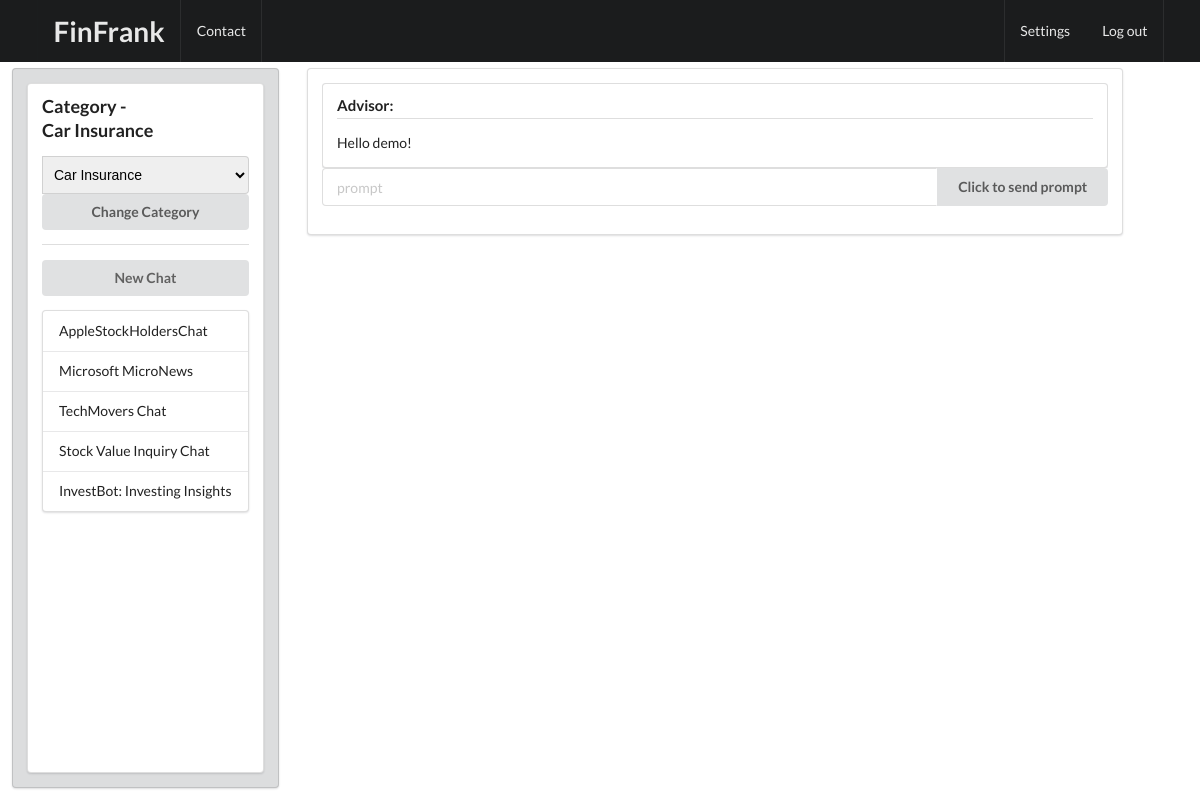
Page /new_chat/Car Insurance/ (signed in) on the earlier database version.
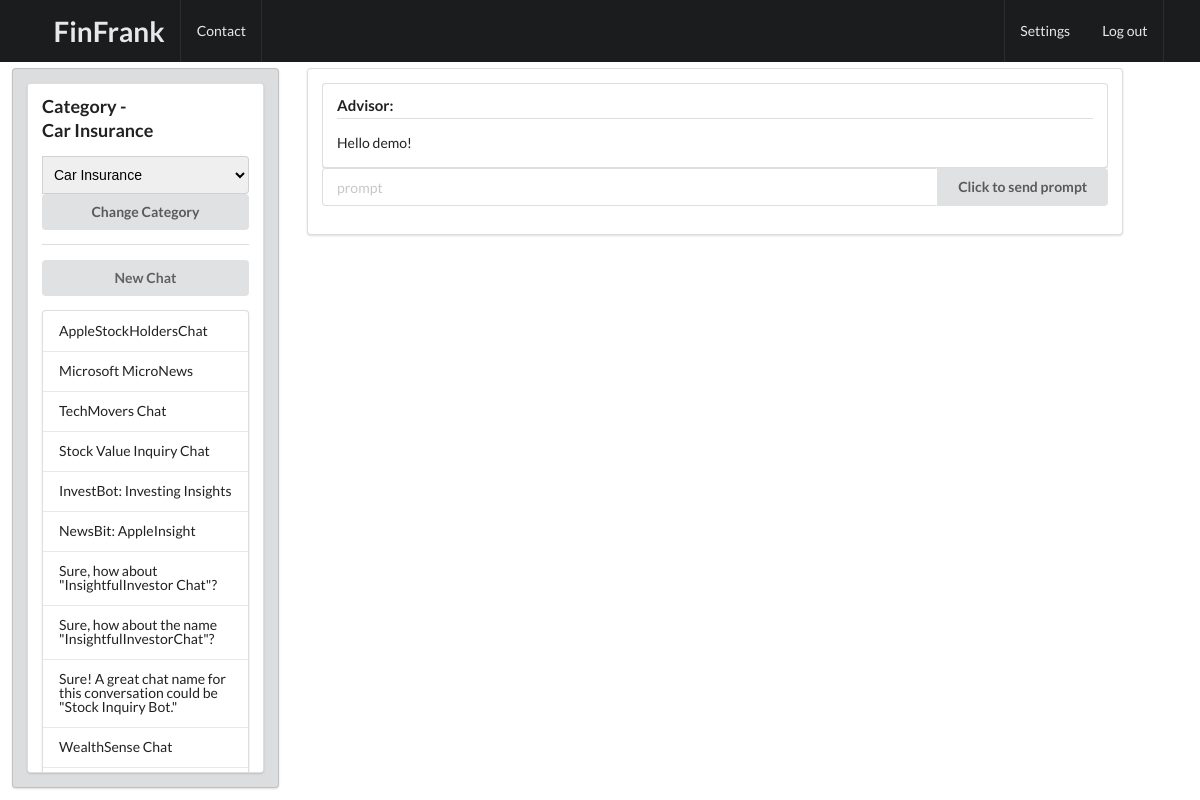
Same page on the later database version.
### Chat/models.py (models this page shows, shortened)
class ChatInfo(models.Model):
    id_chat = models.UUIDField(primary_key=True, default=uuid.uuid4, editable=False)
    user = models.CharField(max_length=100)
    name_chat = models.TextField(default="New Chat")
    category = models.CharField(max_length=45, default="Personal Finance")
    created_at = models.DateTimeField(auto_now_add=True)

### Chat/views.py (the view, shortened to what this page needs)
# urls.py: path("new_chat/<str:category>/", views.new_chat, name="new_chat")
@login_required(login_url='signin')
def new_chat(request, category):
    messages_ = []
    user = request.user.username
    api_key = "XXX"
    chat_ids_names = get_chat_ids_names(user, category)
    conversation = ChatConversation(user, 20, api_key)
    chat_categories = get_ChatCategories(category)
    messages_ = [mark_safe(conversation.convertMessegesObjToHTML(messages_))]
    context = get_context(messages_, chat_ids_names, category, chat_categories)
    return render(request, 'home.html', context=context)

### Chat/gpt.py (called while the page is built, shortened)
    def convertMessegesObjToHTML(self, messages_):
        html = ""
        html += "<div class=\"ui segment\"><h4 class=\"ui dividing header\">Advisor:</h4>"
        html += f'<div class =\"content\"><p>Hello {self.userName}!</div></div>'
        return html

### Chat/views.py (called while the page is built)
def get_chat_ids_names(user, category):
    chat_queryset = ChatInfo.objects.filter(user=user, category=category)
    chat_ids_names = list(chat_queryset.values_list('id_chat', 'name_chat'))
    return chat_ids_names

def get_ChatCategories(category, chat_categories = ['Personal Finance', 'Investments', 'Insurance', 'Car Insurance']):
    chat_categories = chat_categories.copy()
    chat_categories.remove(str(category))
    chat_categories = [str(category)] + chat_categories
    return chat_categories

def get_context(messages_, chat_ids_names, category, chat_categories):
    context = {'messages_': messages_,
            'chat_ids_names': chat_ids_names,
            'chat_category': category,
            'chat_categories': chat_categories
            }
    return context

### Chat/templates/home.html (shortened to what this page needs)
{% extends "base.html" %}
{% block content %}
<div class="ui fixed inverted menu">
    <div class="ui container">
        <a href="#" class="header item"><h1>FinFrank</h1></a>
        <a href="#" class="item">Contact</a>
        <a href="/settings" class="right item">Settings</a>
        <a href="/logout" class="item">Log out</a>
    </div>
</div>
<div class="three column row">
    <div class="four wide column">
        <div class="ui tertiary segment" style="height: calc(100vh - 80px); margin-left: 1vw;">
            <div class = "ui segment" style = "overflow-y: scroll; height: calc(100vh - 110px)">
                <h3 class="ui header">Category - <div class="item">{{ chat_category }}</div></h3>
                    <form method="POST">
                        <div class="ui action fluid input">
                            <select name="new_category" class="ui fluid dropdown">
                                {% for category in chat_categories %}
                                    <option class = "item" value="{{ category }}">{{ category }}</option>
                                {% endfor %}
                            </select>
                        </div>
                        <button type="submit" class="ui fluid button" >Change Category</button>
                        <div class="ui divider"></div>
                        </form>
                        <form method="POST">
                            <button type="button" class="ui fluid button" name="new_chat" id = "newChatButton">
                                <a href="/new_chat/{{chat_category}}" style="color: #616161"  >New Chat</a>
                            </button>
                        </form>
                        <form method="POST">
                            <div class="ui vertical fluid menu">
                                {% for chat_id_name in chat_ids_names %}
                                    <a class="item" href="/chat/{{chat_id_name.0}}">{{ chat_id_name.1 }}</a>
                                {% endfor %}
                        </form>
                    </div>
            </div>
        </div>
    </div>
    <div class="eleven wide column" >
        <div class = "ui segment" >
            <div id = "scrollMesseges" style="overflow-y: scroll; max-height: calc(100vh - 75px - 80px)">
                {% for message in messages_ %}
                    <div class="alert alert-danger" role="alert">
                        {{ message }}
                    </div>
                {% endfor %}
            </div>
            <form method="POST">
            <div class="ui form">
                <div class="prompt-field">
                        <div class="ui fluid action input">
                            <input type="text" name="prompt" placeholder="prompt" class="ui input">
                            <button type="submit" class="ui button">Click to send prompt</button>
                        </div>
                    </form>
                </div>
            </div>
        </div>
    <div class="one wide column"></div>
{% endblock %}

### Chat/templates/base.html (shortened to what this page needs)
<html>
    <head>
        <link rel="stylesheet" href="https://cdn.jsdelivr.net/npm/semantic-ui@2.4.2/dist/semantic.min.css">
    </head>
<body>
    <div class = "ui tree grid" >
        {% block content %}
        {% endblock %}
</body>
</html>

Differences in the rows shown:
added ChatInfo: name_chat "NewsBit: AppleInsight"
added ChatInfo: name_chat "Sure, how about \"InsightfulInvestor Chat\"?"
added ChatInfo: name_chat "Sure, how about the name \"InsightfulInvestorChat\"?"
added ChatInfo: name_chat "Sure! A great chat name for this conversation could be \"Stock Inquiry Bot.\""
added ChatInfo: name_chat "WealthSense Chat"
